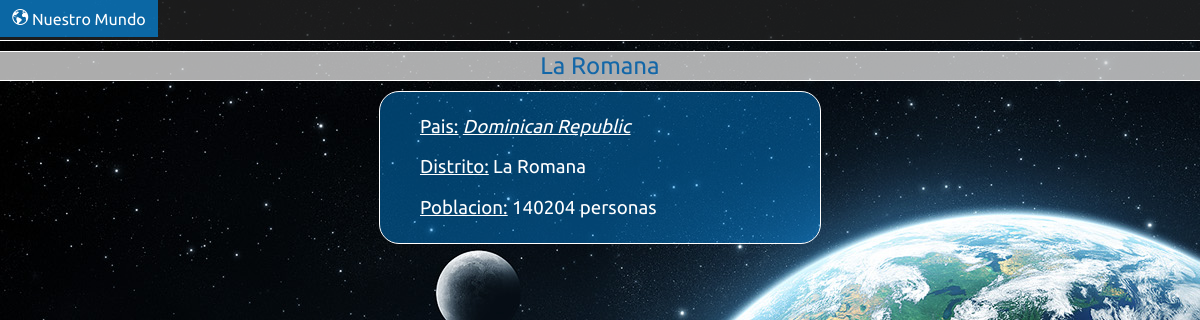
The app's page /nuestromundo/ciudades/3 with its own data.
### NuestroMundo/models.py (models this page shows, shortened)
class Ciudad(models.Model):
    nombre = models.CharField(max_length=60)
    codigo_pais = models.CharField(max_length=3)
    distrito = models.CharField(max_length=60)
    poblacion = models.IntegerField(default=10000)

class Pais(models.Model):
    codigo = models.CharField(max_length=3)
    nombre = models.CharField(max_length=60)
    continente = models.CharField(max_length=60)
    region = models.CharField(max_length=40)
    area = models.DecimalField(max_digits=22, decimal_places=2)
    independencia = models.IntegerField(default=1948)
    poblacion = models.IntegerField(default=1000000)
    esperanza_vida = models.DecimalField(max_digits=3, decimal_places=1)
    PIB = models.DecimalField(max_digits=18, decimal_places=2)
    PIB_anterior = models.DecimalField(max_digits=18, decimal_places=2)
    nombre_local = models.CharField(max_length=60)
    tipo_gobierno = models.CharField(max_length=80)
    lider_estado = models.CharField(max_length=60)
    capital = models.IntegerField()
    codigo_corto = models.CharField(max_length=2)

### NuestroMundo/views.py (the view)
# urls.py: url(r'^ciudades/(?P<id_ciudad>[0-9]+)$', views.ciudad, name='ciudades'),
def ciudad(request, id_ciudad):
    ciudad = Ciudad.objects.get(pk=id_ciudad)
    pais = Pais.objects.get(codigo=ciudad.codigo_pais)
    context = {'ciudad' : ciudad, 'pais' : pais}
    return render(request, 'nuestromundo/ciudad.html', context)

### NuestroMundo/templates/NuestroMundo/ciudad.html (shortened to what this page needs)
{% load staticfiles %}
<head>
    <link rel="stylesheet" type="text/css" href="{% static 'NuestroMundo/style/estilo.css' %}" />
    <link rel="stylesheet" type="text/css" href="{% static 'NuestroMundo/style/mundo.css' %}" />
    <link rel="stylesheet" type="text/css" href="{% static 'NuestroMundo/style/ciudad.css' %}" />
</head>
<div class="barra-controles">
    <a href="{% url 'NuestroMundo:index' %}">
        <div class="control">
            <p class="icono-control"></p>
            <p class="titulo-control">Nuestro Mundo</p>
        </div>
    </a>
</div>
<p class="titulo-seccion">{{ ciudad.nombre }}</p>
<div class="informacion">
    <div class="columna">
        <h3><u>Pais:</u> <a href="{% url 'NuestroMundo:paises' pais.codigo %}">{{ pais.nombre }} </a></h3>
        <h3><u>Distrito:</u> {{ ciudad.distrito }} </h3>
        <h3><u>Poblacion:</u> {{ ciudad.poblacion }} personas</h3>
    </div>
</div>

### NuestroMundo/static/NuestroMundo/style/estilo.css (style rules this page uses)
h1, h2, h3, h4, h5, h6 { font-weight: normal; }
a { color: #fff; text-decoration: none; }
.barra-controles { background: rgb(34, 34, 34); background: rgba(34, 34, 34, 0.8); border-bottom: 1px solid #fff; height: 40px; margin: 0; width: 100%; }
.control { background: rgb(0, 153, 255); background: rgba(0, 153, 255, 0.6); cursor: pointer; display: inline-block; margin: 0; padding: 9px; text-align: center; width: 140px; }
.icono-control, .titulo-control { color: #fff; display: inline-block; margin: 0; }
.icono-control { font-family: "mdl2"; }

### NuestroMundo/static/NuestroMundo/style/mundo.css (style rules this page uses)
.informacion { background: rgb(0, 153, 255); background: rgba(0, 153, 255, 0.4); border: 1px solid #fff; border-radius: 20px; display: inline-block; margin-top: 5px; padding: 5px 20px; }
.informacion .columna { display: inline-block; margin: 0 20px; }
.titulo-seccion { background: rgb(216, 216, 216); background: rgba(216, 216, 216, 0.8); border: 1px solid #fff; border-left: 0; border-right: 0; color: #1367a8; font-size: 24px; margin: 10px 0; text-align: center; }

### NuestroMundo/static/NuestroMundo/style/ciudad.css (style rules this page uses)
.informacion { display: block; margin: 0 auto; width: 400px; }
h3 a { font-style: italic; text-decoration: underline; }

### records on screen
Ciudad: nombre "La Romana", distrito "La Romana", poblacion "140204"
Pais: nombre "Dominican Republic"
